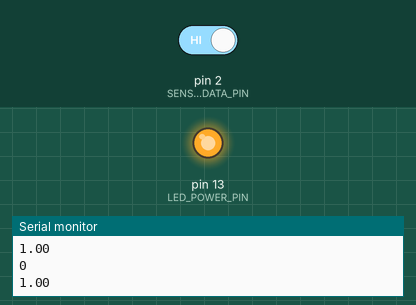
This program was run on a simulated Arduino Pro Mini, built with avr-gcc and run on an emulated ATmega328P. On the bench: output pins drawn as LEDs (lit = HIGH), the last lines printed to the serial monitor. The test bench sets the inputs (shaded band); at power-on: pin 2 (SENSOR_DATA_PIN) HIGH. Sleep ends after the set time or at an interrupt; random numbers use the default seed unless the program sets one; EEPROM starts erased; no radio packets arrive unless stated; pins used as bus, display or sensor lines are not drawn.

Above: at 1.2 s.
1.3 s: pin 2 (SENSOR_DATA_PIN) driven LOW
At 2.4 s:
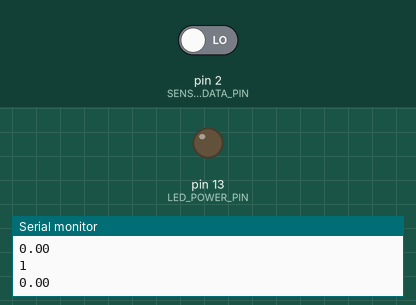
2.8 s: pin 2 (SENSOR_DATA_PIN) driven HIGH
At 3.6 s:
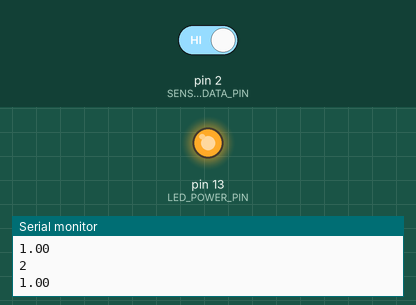
Timing chart, 0 to 5.8 s (numbered marks = the images above; inputs shaded):
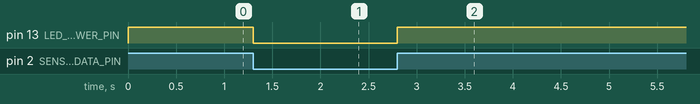

The program:

main.cpp
```cpp
#include <Arduino.h>
#include <EEPROM.h>
#include <VirtualWire.h>
#include <EasyTransferVirtualWire.h>
#include <avr/sleep.h>
#include <avr/wdt.h>
#include "sha1.h"

// Constants
const int LED_POWER_PIN = 13;
const int TRANSMIT_DATA_PIN = 7;
const int TRANSMIT_POWER_PIN = 8;
const int SENSOR_DATA_PIN = 2;
const unsigned char* SECRET = "QHcGpCh?mAzQ7vCW#4SZnZ5-2-r%2kfL";
const unsigned int SECRET_LENGTH = 32;
const byte COMMAND_TYPE = 4;

// Device ID
unsigned int uniqueDeviceId = 0;

// Current packet number
unsigned int packetNumber = 0;

// EasyTransfer lib object
EasyTransferVirtualWire ET;

// On signal level change (0 -> 1 or 1 -> 0)
void onWakeUp() {}

// Packet structure
struct SEND_DATA_STRUCTURE {
  unsigned int sourceId; // 4 bytes
  unsigned int packetNumber; // 4 bytes
  byte commandType; // 1 byte
  float data; // 4 bytes
  byte hmac0; // 1 byte
  byte hmac2; // 1 byte
  byte hmac3; // 1 byte
  byte hmac4; // 1 byte
  byte hmac5; // 1 byte
  byte hmac6; // 1 byte
  byte hmac8; // 1 byte
  byte hmac11; // 1 byte
  byte hmac13; // 1 byte
  byte hmac15; // 1 byte
  byte hmac17; // 1 byte
  byte hmac18; // 1 byte
  byte hmac19; // 1 byte
};

// Current packet
SEND_DATA_STRUCTURE packet;

// Write EEPROM API
void EEPROMWriteInt(int address, unsigned int value)
{
	byte lowByte = ((value >> 0) & 0xFF);
	byte highByte = ((value >> 8) & 0xFF);

	EEPROM.write(address, lowByte);
	EEPROM.write(address + 1, highByte);
}

// Read EEPROM API
unsigned int EEPROMReadInt(int address)
{
	byte lowByte = EEPROM.read(address);
	byte highByte = EEPROM.read(address + 1);

	return ((lowByte << 0) & 0xFF) + ((highByte << 8) & 0xFF00);
}

// Returns unique unsigned int Device ID
unsigned int getDeviceId()
{
	unsigned int uniqueDeviceId = 0;

	Serial.print("Getting Device ID...");
	uniqueDeviceId = EEPROMReadInt(0);

	if (uniqueDeviceId < 10000 || uniqueDeviceId > 60000) {
		Serial.print("N/A, updating... ");
		uniqueDeviceId = random(10000, 60000);
		EEPROMWriteInt(0, uniqueDeviceId);
	}

	Serial.println(uniqueDeviceId);

	return uniqueDeviceId;
}

// Sends door/window opening state
void sendData(float data)
{
  unsigned char *hash;

  // Calculating hash
  Sha1.initHmac(SECRET, SECRET_LENGTH);
  Sha1.print(uniqueDeviceId);
  Sha1.print(packetNumber);
  Sha1.print(COMMAND_TYPE);
  Sha1.print(data);

  hash = Sha1.resultHmac();

  // Constructing packet
  packet.sourceId = uniqueDeviceId;
  packet.packetNumber = packetNumber;
  packet.commandType = COMMAND_TYPE;
  packet.data = data;

  packet.hmac0 = hash[0];
  packet.hmac2 = hash[2];
  packet.hmac3 = hash[3];
  packet.hmac4 = hash[4];
  packet.hmac5 = hash[5];
  packet.hmac6 = hash[6];
  packet.hmac8 = hash[8];
  packet.hmac11 = hash[11];
  packet.hmac13 = hash[13];
  packet.hmac15 = hash[15];
  packet.hmac17 = hash[17];
  packet.hmac18 = hash[18];
  packet.hmac19 = hash[19];

  Serial.println(packet.packetNumber);
  Serial.println(packet.data);
  Serial.println();

  ET.sendData();
}

void sleep()
{
  set_sleep_mode(SLEEP_MODE_PWR_DOWN);
  ADCSRA &= ~(1 << 7);
  sleep_enable();
  sleep_bod_disable();

  attachInterrupt(0, onWakeUp, CHANGE);

  sleep_mode();
  sleep_disable();
  detachInterrupt(SENSOR_DATA_PIN);
}

void setup()
{
  pinMode(LED_POWER_PIN, OUTPUT);
  pinMode(TRANSMIT_DATA_PIN, OUTPUT);
  pinMode(TRANSMIT_POWER_PIN, OUTPUT);
  pinMode(SENSOR_DATA_PIN, INPUT);
  digitalWrite(SENSOR_DATA_PIN, HIGH);

  Serial.begin(9600); // Debugging only

  ET.begin(details(packet));
  vw_set_tx_pin(TRANSMIT_DATA_PIN);
  vw_setup(2000); // 2k bits ber second

  randomSeed(analogRead(0));

  uniqueDeviceId = getDeviceId();
}

void loop()
{
  interrupts();

  int sensorValue = digitalRead(SENSOR_DATA_PIN);

  if (sensorValue == LOW) {
    digitalWrite(LED_POWER_PIN, LOW);
  }
  else {
    digitalWrite(LED_POWER_PIN, HIGH);
  }

  digitalWrite(TRANSMIT_POWER_PIN, HIGH);
  delay(100);

  // Invert sensor state
  sendData(sensorValue == HIGH ? 1 : 0);
  delay(50);
  sendData(sensorValue == HIGH ? 1 : 0);
  delay(50);
  sendData(sensorValue == HIGH ? 1 : 0);
  delay(50);
  sendData(sensorValue == HIGH ? 1 : 0);
  delay(50);
  sendData(sensorValue == HIGH ? 1 : 0);
  delay(25);

  digitalWrite(TRANSMIT_POWER_PIN, LOW);

  // Increasing current packet number
  packetNumber++;

  delay(50);

  // Sleep again
  sleep();
}
```

Measured:
- after the input at 1.3 s, pin 13 (LED_POWER_PIN): HIGH → LOW at once
- after the input at 2.8 s, pin 13 (LED_POWER_PIN): LOW → HIGH at once
